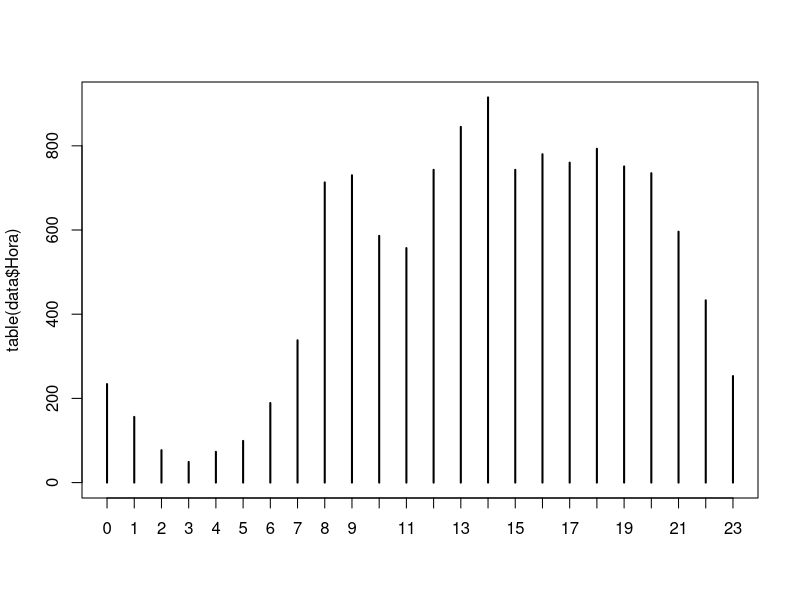
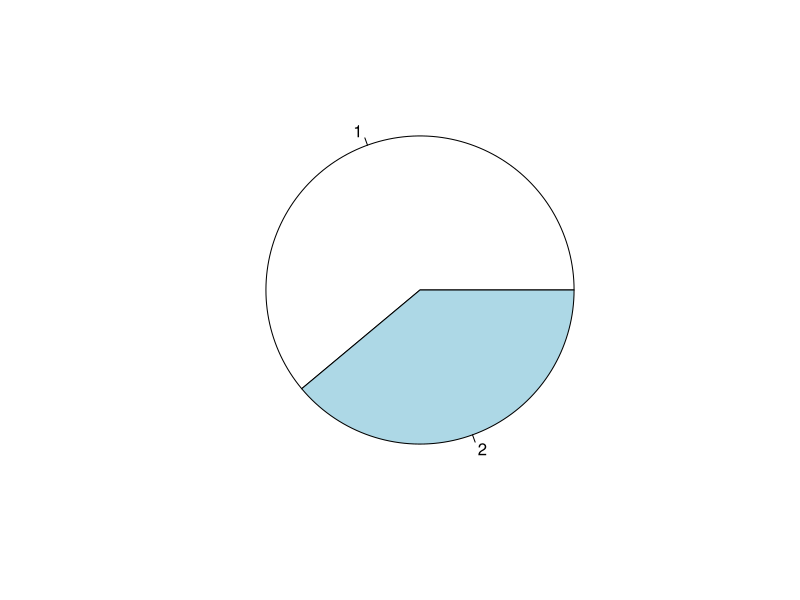

The R source for these figures, in order: (Note: this script raises an error after producing the figures.)
data<-read.csv("accidents.csv",sep=",",encoding ="UT8-8",fileEncoding = "latin1")
#1. How many different districts there are in the dataset (column DistN)?
numDistrict<-length(table(data$DistN))#table quantas valores en cada columna
numDistrict
#2. List the names of the different districts in increasing alphabetical order.

alfabetic<-sort(unique(data$DistN),decreasing = FALSE)
alfabetic
#3. Every row refers to an injured person in the accident. Thus, one accident may have more than one row.
#In any case, calculate how many injured people there are for each district.
distritos <- table(data$DistN)
#4. Then, print the name of the district with the greatest number of injured people.
aux=sort(distritos, decreasing = TRUE )
aux[1]
#5. Calculate how many pedestrians (“Vianant”; look at column PersT) are involved, and how many of
#them resulted in “Ferit greu” (as reported in column Vict).
length(which(data$PersT=="Vianant"))
sum(data$PersT =="Vianant")
length(data$PersT[data$PersT=="Vianant"])


length(data$PersT[data$PersT=="Vianant" & data$Vict=="Ferit greu"])

#6. Calculate the mean age of the injured people that died in the accident. To know who died in the accident, look at column Vict.
table(data$Vict)

#"Mort" "Mort (dins 24h posteriors accident)"
data$Edad<-as.numeric(data$Edad)
mean(data$Edad[data$Vict=="Mort" | data$Vict=="Mort (dins 24h posteriors accident)"])

#7. Print a plot that shows how many accidents (injured people) there are per hour. Column Hora stores
#the hour in which the accident happened.

plot(table(data$Hora))

#8. Plot a pie chart that shows the proportion of men and women in the dataset. You need to use column Sexo.
homes<-length(data$Sexo[data$Sexo=="Home"])
dones<-length(data$Sexo[data$Sexo=="Dona"])
v<-c(homes,dones)
pie(v)

#9. Delete column X.1 from the dataset
data <-data[ ,-2]

#10. Search all accidents that occur from 0 until 6 in the morning (both included) and delete them from the dataset
positions <- which(data$Hora>=0 & data$Hora<=6 ) 
data <- data[-positions, ]

#11. Imagine that we want to calculate the distance to a hospital that is located in X=431510.63 and Y=4584212.20. Calculate the distance of every point to this hospital, by applying this formula

X<-431510.63
Y<-4584212.20
#data$dist <- sqrt( (data$X-X)ˆ2 + (data$Y-Y)ˆ2 )
#validation
head(data[,c("X","Y","dist")] )

#12. Now, calculate the accident that occurred closest to this hospital. Print its location (column BarN )
#sum(is.na(DS$dist))
idx <- which.min( data$dist)
data$BarN[idx]
